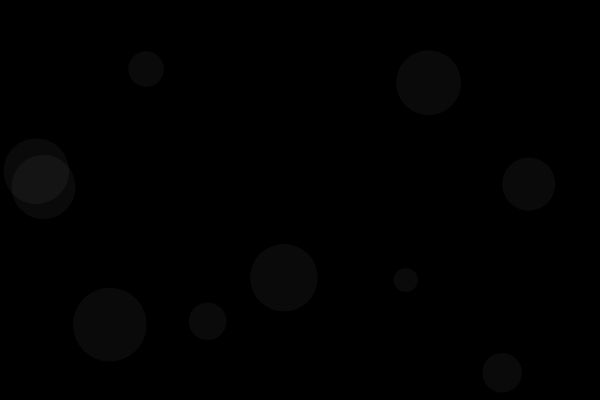
Frame 1 (no input)
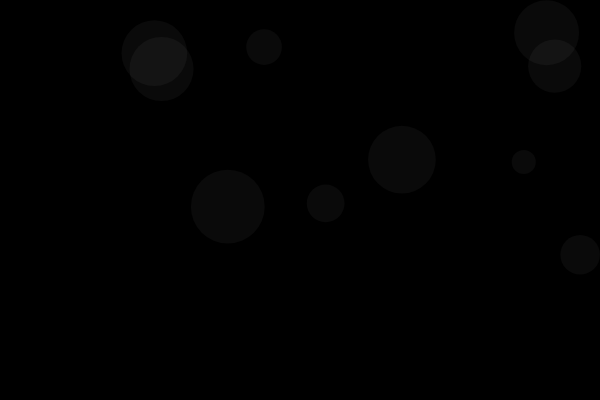
Frame 60 (no input)
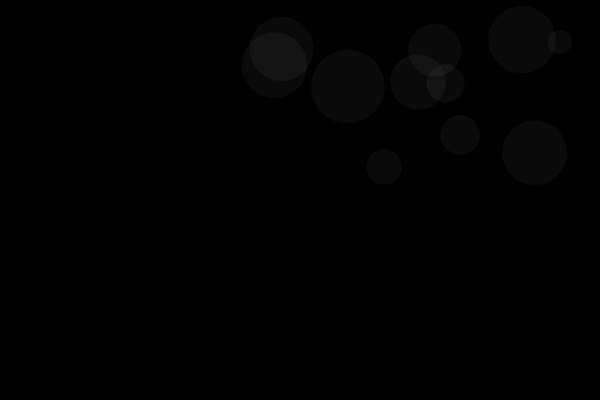
Frame 120 (the mouse pressed at the canvas centre since frame 60)

The p5.js sketch that drew these frames (run headless with seeded random() and noise() and a simulated clock; from frame 60 on, the mouse is pressed at the canvas centre):

// p5.js sketch
// ── sketch.js
// var bubble = {
// 	x: 300,
// 	y: 200
// }


// function setup() {
// 	createCanvas(600, 400);
// }

// function draw() {
// 	background(0);
// 	move();
// 	show();
// }

// function show() {
// 	stroke(255);
// 	strokeWeight(4);
// 	noFill();
// 	ellipse(bubble.x, bubble.y, 24,24);
// }

// function move() {
// 	bubble.x = bubble.x + random(-5,5);
// 	bubble.y = bubble.y + random(-5,5);
// }

let bubbles = [];

function setup() {
	createCanvas(600,400);
	for (let i = 0; i < 10; i++) {
		let x = random(width);
		let y = random(height);
		let r = random(10,40);
		bubbles[i] = new Bubble(x, y, r);
	}
	// print(bubbles[0].x, bubbles[0].y);
}

function draw() {
	background(0);

	for (let bubble of bubbles) {
		bubble.show();
		bubble.move();
		bubble.bounce();
	}

	// for (let i = 0; i < bubbles.length; i++) {
	// 	bubbles[i].show();
	// 	bubbles[i].move();
	// 	bubbles[i].bounce();
	// }
}

function mousePressed() {
	let r = random(10,50);
	let b = new Bubble(mouseX, mouseY, r);
	bubbles.push(b);
}



class Bubble {
	constructor(_x, _y, _r) {
		this.x = _x;
		this.y = _y;
		this.r = _r;
		this.xspeed = 2;
		this.yspeed = -2;
	}

	move() { 
		// Inside of the class/template, I'm refering to the var/data that are part of a bubble object
		// I need to refere to it with THIS.
		this.x = this.x + this.xspeed; //random(-20,20);
	 	this.y = this.y + this.yspeed; //random(-20,20);
	}

	bounce() {
		if (this.x > width || this.x < 0) {
			this.xspeed = this.xspeed * -1;
		}

		if(this.y > height || this.y < 0) {
			this.yspeed = this.yspeed * -1;
		}
	}


	show() {
		// stroke(255);
		// strokeWeight(4);
		noStroke();
		fill(255,10);
		ellipse(this.x, this.y, this.r * 2);
	}
}
